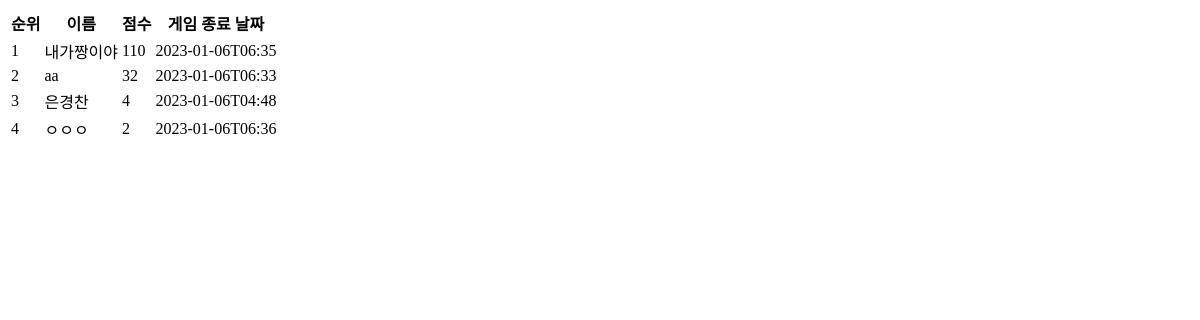
/shootingRank/, run on an earlier commit of the app's database.
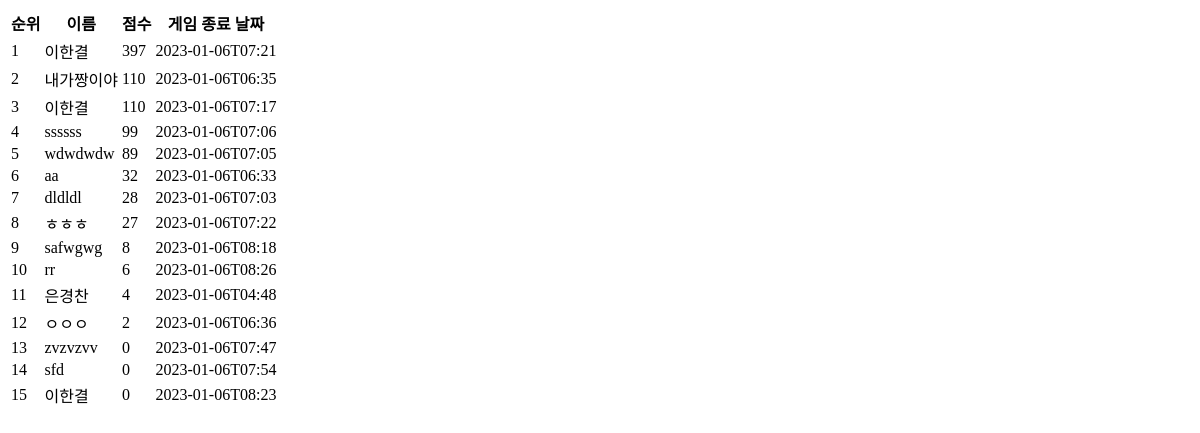
And on a later commit of the database.
### shootingApp/models.py (models this page shows)
class Space_shooting(models.Model):
    name = models.CharField(max_length=10,null=True)
    score = models.IntegerField()
    time_info = models.CharField(max_length=100,null=True)
    class Meta:
        managed = False

### mainApp/views.py (the view)
# urls.py: path("shootingRank/", mainViews.shootingRank, name="shootingRank"),
def shootingRank(request):
    spaceShooting = Space_shooting.objects.all()
    spaceShooting = spaceShooting.order_by("-score", "time_info") #-score 역순
    page_info = {
        "startPage" : 1,
        "endPage" : 10,
        "underPageCount" : 10, #하단 페이지의 보여질 개수
        "currentPage" : 1,
        "totalPage" : 0,
        "countPerPage" : 30, #페이지당 보여질 데이터수
    }
    page_info["currentPage"] = request.GET.get('page')
    if not page_info["currentPage"]: #현재페이지를 가져오지 못하면 1페이지를 보여줌
        page_info["currentPage"] = 1
    else:
        page_info["currentPage"] = int(page_info["currentPage"]) #숫자로 형변환
        if page_info["currentPage"] <= 0:
            page_info["currentPage"] = 1
    page_info["totalPage"] = (spaceShooting.count() // page_info["countPerPage"]) + 1
    if (spaceShooting.count() % page_info["countPerPage"]) == 0: #한페이지에 보여질 수에 딱 맞아 떨어지면 1을 빼줘야됨
        page_info["totalPage"] -= 1
    page_info["startPage"] = (page_info["currentPage"] // page_info["underPageCount"]) * page_info["underPageCount"] + 1
    page_info["endPage"] = page_info["startPage"] + page_info["underPageCount"] - 1
    if page_info["endPage"] > page_info["totalPage"]: #끝 페이지가 전체페이지수를 넘어가면
        page_info["endPage"] = page_info["totalPage"]
    pageRange = range(page_info["startPage"], page_info["endPage"]+1)
    paginator = Paginator(spaceShooting, page_info["countPerPage"])  # 한페이지당 보여질 개수(데이터, 개수)
    rankinfo_s = paginator.get_page(page_info["currentPage"]) # 몇 페이지를 보여줄지 저장(1페이지의 10개의 데이터가 저장)
    return render(request, "mainApp/shooting_rank.html", {"rankdata":rankinfo_s, "page_info":page_info, "pageRange":pageRange})

### mainApp/templates/mainApp/shooting_rank.html
<table>
    <thead>
        <tr>
            <th>순위</th>
            <th>이름</th>
            <th>점수</th>
            <th>게임 종료 날짜</th>
        </tr>
    </thead>
    <tbody>
        {% for pu in rankdata %}
            <tr>
                <td>{{forloop.counter0|add:1}}</td>
                <td>{{pu.name}}</td>
                <td>{{pu.score}}</td>
                <td>{{pu.time_info}}</td>
            </tr>
        {% endfor %}
    </tbody>
</table>

What changed in the data, as far as the page shows it:
added Space_shooting: name "이한결", score "397", time_info "2023-01-06T07:21"
added Space_shooting: name "이한결", score "110", time_info "2023-01-06T07:17"
added Space_shooting: name "ssssss", score "99", time_info "2023-01-06T07:06"
added Space_shooting: name "wdwdwdw", score "89", time_info "2023-01-06T07:05"
added Space_shooting: name "dldldl", score "28", time_info "2023-01-06T07:03"
added Space_shooting: name "ㅎㅎㅎ", score "27", time_info "2023-01-06T07:22"
added Space_shooting: name "safwgwg", score "8", time_info "2023-01-06T08:18"
added Space_shooting: name "rr", score "6", time_info "2023-01-06T08:26"
added Space_shooting: name "zvzvzvv", score "0", time_info "2023-01-06T07:47"
added Space_shooting: name "sfd", score "0", time_info "2023-01-06T07:54"
added Space_shooting: name "이한결", score "0", time_info "2023-01-06T08:23"
